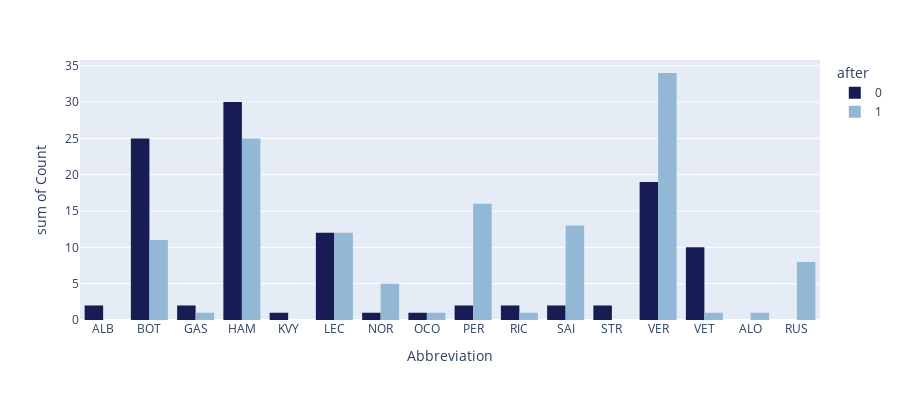

Notebook cell for this chart:
### Code cell
import plotly.express as px
agg_data = p1.groupby(['Abbreviation', 'Points', 'after']).size().reset_index(name='Count')
fig = px.histogram(agg_data, x="Abbreviation", y="Count",
             color='after', barmode='group',
             height=400, color_discrete_sequence=colors)
fig.show()

### Figure 1 — Plotly figure (JSON) as saved in the notebook; plotly's stock layout.template omitted (floating-point values rounded to 4 significant figures)
{"data": [{"alignmentgroup": "True", "bingroup": "x", "histfunc": "sum", "hovertemplate": "after=0<br>Abbreviation=%{x}<br>sum of Count=%{y}<extra></extra>", "legendgroup": "0", "marker": {"color": "#171C54", "pattern": {"shape": ""}}, "name": "0", "offsetgroup": "0", "orientation": "v", "showlegend": true, "type": "histogram", "x": ["ALB", "BOT", "BOT", "BOT", "GAS", "GAS", "HAM", "HAM", "HAM", "KVY", "LEC", "LEC", "LEC", "NOR", "OCO", "PER", "PER", "RIC", "SAI", "SAI", "STR", "VER", "VER", "VER", "VET", "VET", "VET"], "xaxis": "x", "y": [2, 7, 12, 6, 1, 1, 4, 5, 21, 1, 7, 3, 2, 1, 1, 1, 1, 2, 1, 1, 2, 6, 8, 5, 4, 5, 1], "yaxis": "y"}, {"alignmentgroup": "True", "bingroup": "x", "histfunc": "sum", "hovertemplate": "after=1<br>Abbreviation=%{x}<br>sum of Count=%{y}<extra></extra>", "legendgroup": "1", "marker": {"color": "#93B8D6", "pattern": {"shape": ""}}, "name": "1", "offsetgroup": "1", "orientation": "v", "showlegend": true, "type": "histogram", "x": ["ALO", "BOT", "BOT", "BOT", "GAS", "HAM", "HAM", "HAM", "LEC", "LEC", "LEC", "NOR", "NOR", "OCO", "PER", "PER", "PER", "RIC", "RUS", "RUS", "RUS", "SAI", "SAI", "SAI", "VER", "VER", "VER", "VET"], "xaxis": "x", "y": [1, 9, 1, 1, 1, 4, 13, 8, 3, 6, 3, 4, 1, 1, 6, 7, 3, 1, 6, 1, 1, 8, 4, 1, 1, 9, 24, 1], "yaxis": "y"}], "layout": {"barmode": "group", "height": 400, "legend": {"title": {"text": "after"}, "tracegroupgap": 0}, "margin": {"t": 60}, "xaxis": {"anchor": "y", "domain": [0, 1], "title": {"text": "Abbreviation"}}, "yaxis": {"anchor": "x", "domain": [0, 1], "title": {"text": "sum of Count"}}}}
